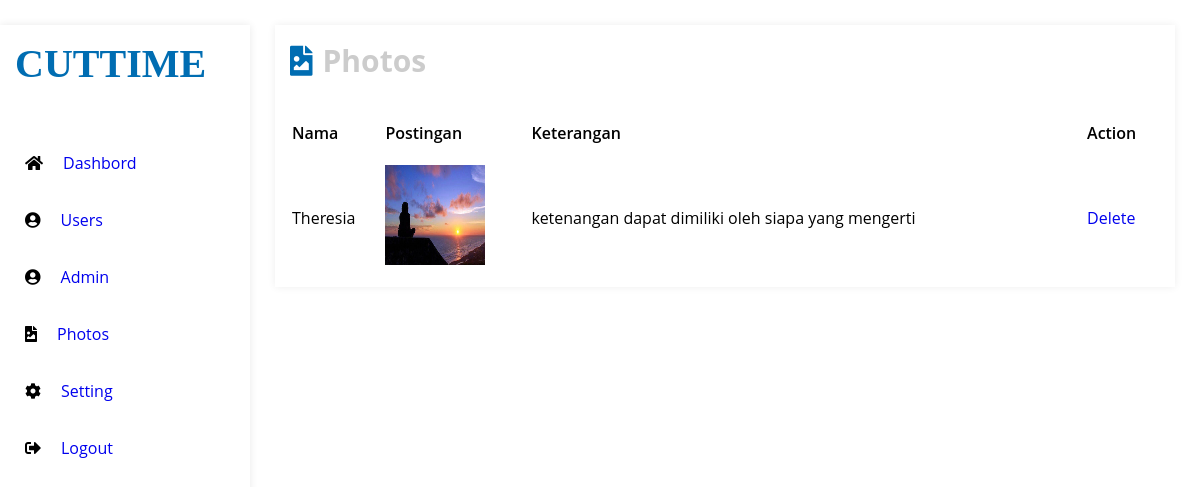
Screenshot of /Admin_Art/photos.php (signed in) with the database file from the repository.
### tables this page shows
CREATE TABLE `photos` (
  `id_photos` int(20) NOT NULL,
  `id_user` int(20) DEFAULT NULL,
  `nama_photos` varchar(150) DEFAULT NULL,
  `keterangan` varchar(256) DEFAULT NULL
);

CREATE TABLE `user` (
  `id_user` int(20) NOT NULL,
  `nama` varchar(100) DEFAULT NULL,
  `email` varchar(50) DEFAULT NULL,
  `alamat` varchar(150) DEFAULT NULL,
  `no_hp` varchar(20) DEFAULT NULL,
  `tgl_lahir` date DEFAULT NULL,
  `tempat_lahir` varchar(45) DEFAULT NULL,
  `photos` varchar(100) NOT NULL,
  `level` varchar(50) NOT NULL,
  `password` varchar(255) DEFAULT NULL
);

### Admin_Art/photos.php (the view, shortened to what this page needs)
<!DOCTYPE html>
<html lang="en">
<head>
  <link rel="stylesheet" href="css/fontawesome.css">
  <link rel="stylesheet" href="css/main.css">
</head>
<body>
  <div class="sidebar-nav">
    <div class="logo">
      <a href="#">
        <h1>CUTTIME</h1>
      </a>
    </div>
    <div class="side-nav">
      <ul>
        <li>
          <span><i class="fas fa-home"></i></span>
          <a href="index.php">Dashbord</a>
        </li>
        <li>
          <span><i class="fa fa-user-circle"></i></span>
          <a href="user.php">Users</a>
        </li>
        <li>
          <span><i class="fa fa-user-circle"></i></span>
          <a href="admin.php">Admin</a>
        </li>
        <li>
          <span><i class="fa fa-file-image"></i></span>
          <a href="photos.php">Photos</a>
        </li>
        <li>
          <span><i class="fa fa-cog"></i></span>
          <a href="setting.php">Setting</a>
        </li>
        <li>
          <span><i class="fa fa-sign-out-alt"></i></span>
          <a href="logout.php">Logout</a>
        </li>
      </ul>
    </div>
  </div>
  <div class="main_contant">
    <div class="bread-crumbs">
      <ul>
        <li>
          <span><i class="fas fa-file-image"></i></span>
          <h3>Photos</h3>
        </li>
      </ul>
    </div>
    <div class="main">
      <?php
                $sql = "select * from photos JOIN user ON photos.id_user=user.id_user";
                $query = $koneksi->query($sql);
            ?>
      <table>
        <thead>
          <tr>
            <td>Nama</td>
            <td>Postingan</td>
            <td>Keterangan</td>
            <td>Action</td>
          </tr>
        </thead>
        <tbody>
          <?php
                            while ($baris = $query->fetch(PDO::FETCH_ASSOC)) {
                                echo "<tr>";
                                echo "<td>" . $baris['nama'] . "</td>";
                                echo "<td><img src='../upload/".$baris['nama_photos']."' width='100' height='100'></td>";
                                echo "<td>" . $baris['keterangan'] . "</td>";
                                echo "<td>" . "<a href='delete.php?id_photo=". $baris['id_photos'] . "'>Delete</a>" . "</td>";
                                echo "</tr>";
                            }
                        ?>
        </tbody>
      </table>
    </div>
  </div>
</body>
</html>

### Admin_Art/css/main.css (style rules this page uses)
* { margin: 0; padding: 0; box-sizing: border-box; }
body { width: 100%; overflow-x: hidden; font-family: "open sans"; }
a { text-decoration: none; font-size: 16px; }
ul , li { list-style-type: none; }
.sidebar-nav { width: 250px; padding: 15px; background-color: #fff; height: 100%; box-shadow: 0 0 8px rgb(233, 233, 233); position: fixed; overflow: hidden; overflow-y: auto; }
.logo { margin-bottom: 50px; }
.logo h1 { color: #006DB2; font-family: "Righteous"; font-size: 40px; }
.side-nav ul li { display: flex; align-items: center; margin: 5px 0; padding:15px 10px; width: 100%; transition: .4s; cursor: pointer; }
.side-nav ul li span { margin-right: 20px; }
.main_contant { margin: 25px; margin-left: 275px; padding: 15px; box-shadow: 0 0 8px rgb(238, 238, 238); }
.main_contant .bread-crumbs { margin-bottom: 20px; }
.main_contant .bread-crumbs ul li { display: flex; align-items: center; }
.main_contant .bread-crumbs ul li span { color: #006DB2; margin-right: 10px; font-size: 30px; }
.main_contant .bread-crumbs ul li h3 { font-size: 30px; color: #ccc; }
.main { margin-top: 20px; display: grid; }
.main table thead tr td { font-weight: 600; color: #000; line-height: 60px; }

### rows the page displays
photos: id_user.nama "Theresia", nama_photos (picture), keterangan "ketenangan dapat dimiliki oleh siapa yang mengerti"
